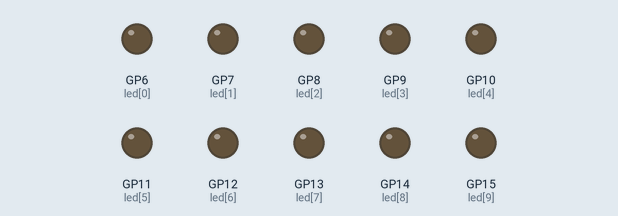
This program was run on a simulated Raspberry Pi Pico running MicroPython. Shown: output pins drawn as LEDs (lit = HIGH).

Above: at 0.1 s.
At 4.9 s:
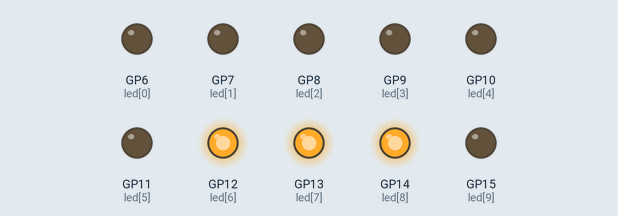
At 9.91 s:
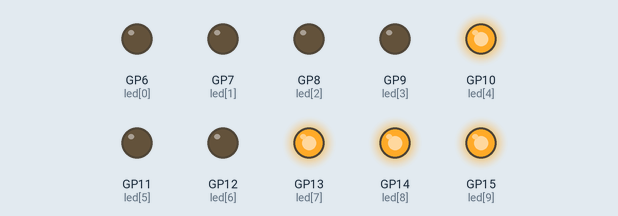
At 19.92 s:
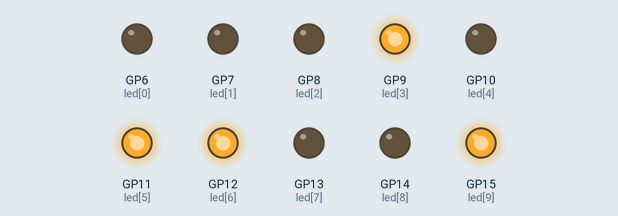
At 29.73 s:
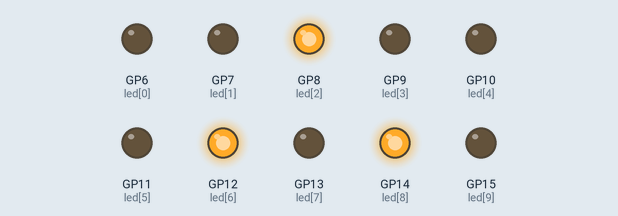
At 39.74 s:
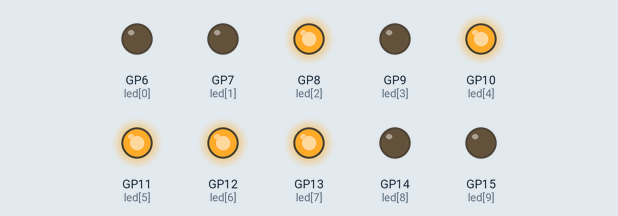
Timing chart, 0 to 40.0 s (numbered marks = the images above):
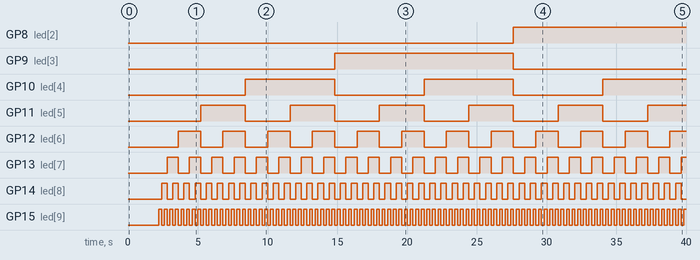

The program:

main2.py
```python
import machine
import utime

# Define the GPIO pins connected to the LEDs
pins = [6, 7, 8, 9, 10, 11, 12, 13, 14, 15]
leds = []

# Initialize each pin as an output and store it in the leds list
for pin_number in pins:
    led = machine.Pin(pin_number, machine.Pin.OUT)
    leds.append(led)

for j in range(len(pins)):
    leds[j].value(0)

utime.sleep(2)

for i in range(0, 2**len(pins)):
    binary_string = '{:0{}b}'.format(i, len(pins))

    for j in range(len(pins)):
        leds[j].value(int(binary_string[j]))

    utime.sleep(.2)

utime.sleep(2)

for j in range(len(pins)):
    leds[j].value(0)
```

Measured:
- by itself, GP8 (led[2]): LOW → HIGH at 27.6 s
- by itself, GP9 (led[3]): LOW → HIGH at 14.8 s, → LOW 12.8 s later
- by itself, GP10 (led[4]): alternates HIGH for 6.4 s and LOW for 6.4 s
- by itself, GP11 (led[5]): alternates HIGH for 3.2 s and LOW for 3.2 s
- by itself, GP12 (led[6]): alternates HIGH for 1.6 s and LOW for 1.6 s
- by itself, GP13 (led[7]): alternates HIGH for 0.80 s and LOW for 0.80 s
- by itself, GP14 (led[8]): alternates HIGH for 0.40 s and LOW for 0.40 s
- by itself, GP15 (led[9]): LOW → HIGH at 2.2 s, → LOW 0.20 s later, → HIGH 0.20 s later, → LOW 0.20 s later, … (189 changes in this stretch)
